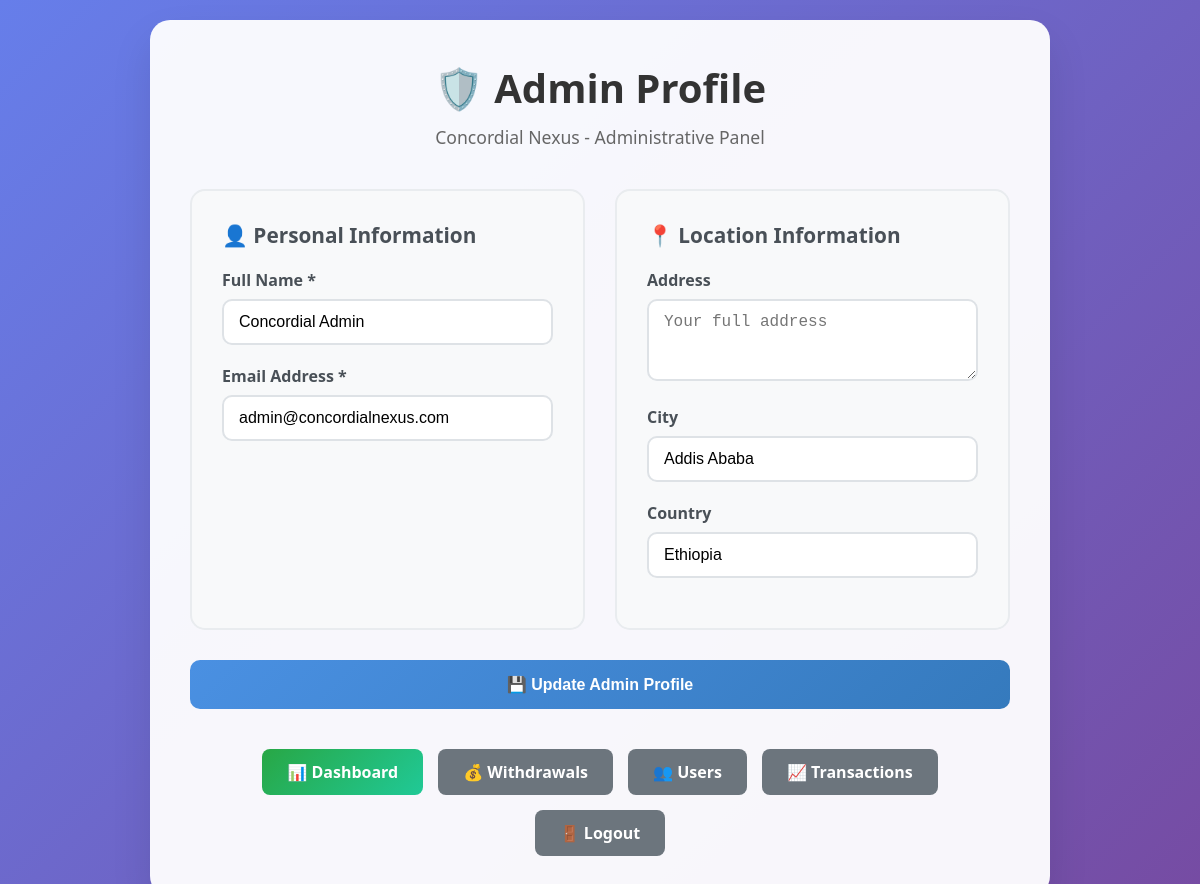
Screenshot of /profile-working.php (signed in) with the database file from the repository.
### tables this page shows
CREATE TABLE `users` (
  `id` int(11) NOT NULL AUTO_INCREMENT,
  `email` varchar(255) NOT NULL,
  `password` varchar(255) NOT NULL,
  `full_name` varchar(255) NOT NULL,
  `first_name` varchar(100) NULL COMMENT 'First name for withdrawal verification',
  `last_name` varchar(100) NULL COMMENT 'Last name for withdrawal verification',
  `withdrawal_account_number` varchar(50) NULL COMMENT 'Bank account number for withdrawals',
  `withdrawal_phone` varchar(20) NULL COMMENT 'Phone number for withdrawal verification',
  `user_type` enum('user','admin') DEFAULT 'user',
  `trading_level` int(11) DEFAULT NULL,
  `account_balance` decimal(15,2) DEFAULT 0.00,
  `total_invested` decimal(15,2) DEFAULT 0.00,
  `total_profit` decimal(15,2) DEFAULT 0.00,
  `total_commission` decimal(15,2) DEFAULT 0.00,
  `status` enum('pending','active','inactive','suspended') DEFAULT 'pending',
  `phone` varchar(20) DEFAULT NULL,
  `address` text DEFAULT NULL,
  `city` varchar(100) DEFAULT 'Addis Ababa',
  `country` varchar(100) DEFAULT 'Ethiopia',
  `invitation_code_used` varchar(20) DEFAULT NULL,
  `referral_code` varchar(20) DEFAULT NULL,
  `approved_by` int(11) DEFAULT NULL,
  `approved_at` timestamp NULL DEFAULT NULL,
  `created_at` timestamp NOT NULL DEFAULT current_timestamp(),
  `updated_at` timestamp NOT NULL DEFAULT current_timestamp() ON UPDATE current_timestamp(),
  PRIMARY KEY (`id`),
  UNIQUE KEY `email` (`email`),
  KEY `approved_by` (`approved_by`),
  CONSTRAINT `users_ibfk_1` FOREIGN KEY (`approved_by`) REFERENCES `users` (`id`) ON DELETE SET NULL
);

### profile-working.php (the view, shortened to what this page needs)
<?php
try {
    $pdo = new PDO("mysql:host=localhost;dbname=concordial_nexus;charset=utf8mb4", "root", "");
    $pdo->setAttribute(PDO::ATTR_ERRMODE, PDO::ERRMODE_EXCEPTION);
    $stmt = $pdo->prepare("SELECT * FROM users WHERE id = ?");
    $stmt->execute([$_SESSION['user_id']]);
    $admin = $stmt->fetch();
} catch(PDOException $e) {
    $message = "❌ Database error: " . $e->getMessage();
}
?>
<!DOCTYPE html>
<html lang="en">
<head>
</head>
<body>
    <div class="container">
        <div class="header">
            <h1>🛡️ Admin Profile</h1>
            <p>Concordial Nexus - Administrative Panel</p>
        </div>
        <form method="POST">
            <div class="form-grid">
                <div class="form-section">
                    <h3>👤 Personal Information</h3>
                    <div class="form-group">
                        <label for="full_name">Full Name *</label>
                        <input type="text" id="full_name" name="full_name"
                               value="<?php echo htmlspecialchars($admin['full_name'] ?? ''); ?>" required>
                    </div>
                    <div class="form-group">
                        <label for="email">Email Address *</label>
                        <input type="email" id="email" name="email"
                               value="<?php echo htmlspecialchars($admin['email'] ?? ''); ?>" required>
                    </div>
                </div>
                <div class="form-section">
                    <h3>📍 Location Information</h3>
                    <div class="form-group">
                        <label for="address">Address</label>
                        <textarea id="address" name="address" rows="3"
                                  placeholder="Your full address"><?php echo htmlspecialchars($admin['address'] ?? ''); ?></textarea>
                    </div>
                    <div class="form-group">
                        <label for="city">City</label>
                        <input type="text" id="city" name="city"
                               value="<?php echo htmlspecialchars($admin['city'] ?? 'Addis Ababa'); ?>">
                    </div>
                    <div class="form-group">
                        <label for="country">Country</label>
                        <input type="text" id="country" name="country"
                               value="<?php echo htmlspecialchars($admin['country'] ?? 'Ethiopia'); ?>">
                    </div>
                </div>
            </div>
            <button type="submit" class="btn">
                💾 Update Admin Profile
            </button>
        </form>
        <div class="nav-links">
            <a href="dashboard.php" class="primary">📊 Dashboard</a>
            <a href="withdrawal-management.php">💰 Withdrawals</a>
            <a href="users.php">👥 Users</a>
            <a href="transactions.php">📈 Transactions</a>
            <a href="../auth/logout.php">🚪 Logout</a>
        </div>
    </div>
</body>
</html>

### profile-working.php (style rules this page uses)
* { margin: 0; padding: 0; box-sizing: border-box; }
body { font-family: 'Segoe UI', Tahoma, Geneva, Verdana, sans-serif; background: linear-gradient(135deg, #667eea 0%, #764ba2 100%); min-height: 100vh; padding: 20px; }
.container { max-width: 900px; margin: 0 auto; background: rgba(255, 255, 255, 0.95); border-radius: 20px; padding: 40px; box-shadow: 0 20px 40px rgba(0,0,0,0.1); }
.header { text-align: center; margin-bottom: 40px; }
.header h1 { color: #333; font-size: 2.5rem; margin-bottom: 10px; }
.header p { color: #666; font-size: 1.1rem; }
.form-grid { display: grid; grid-template-columns: 1fr 1fr; gap: 30px; margin-bottom: 30px; }
.form-section { background: #f8f9fa; padding: 30px; border-radius: 15px; border: 2px solid #e9ecef; }
.form-section h3 { color: #495057; margin-bottom: 20px; font-size: 1.3rem; }
.form-group { margin-bottom: 20px; }
.form-group label { display: block; margin-bottom: 8px; font-weight: 600; color: #495057; }
.form-group input, .form-group select, .form-group textarea { width: 100%; padding: 12px 15px; border: 2px solid #dee2e6; border-radius: 10px; font-size: 16px; transition: border-color 0.3s; }
.btn { background: linear-gradient(135deg, #4a90e2, #357abd); color: white; padding: 15px 30px; border: none; border-radius: 10px; font-size: 16px; font-weight: 600; cursor: pointer; transition: transform 0.2s; width: 100%; }
.nav-links { display: flex; justify-content: center; gap: 15px; margin-top: 40px; flex-wrap: wrap; }
.nav-links a { padding: 12px 25px; background: #6c757d; color: white; text-decoration: none; border-radius: 8px; font-weight: 600; transition: background 0.3s; }
.nav-links a.primary { background: linear-gradient(135deg, #28a745, #20c997); }

### rows the page displays
users: full_name "Concordial Admin", email "admin@concordialnexus.com", city "Addis Ababa", country "Ethiopia"
